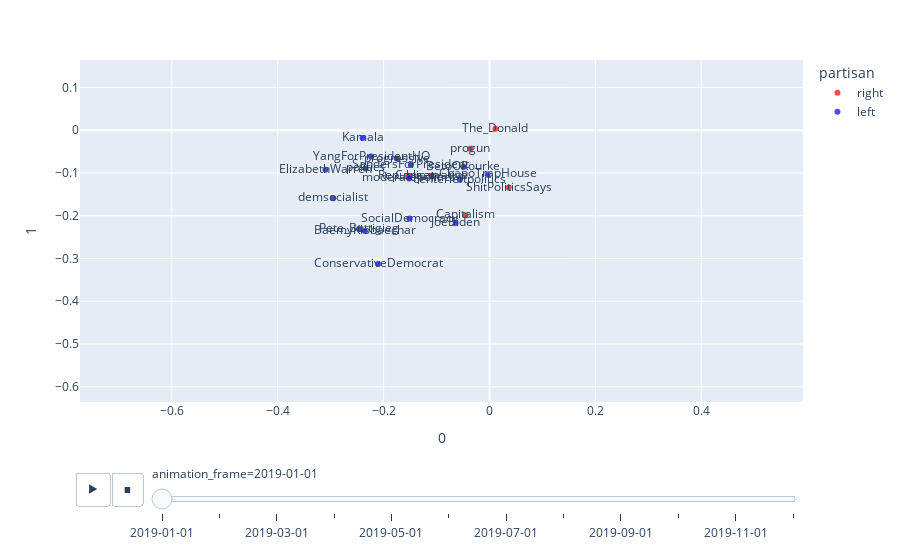

Notebook cell for this chart:
### Code cell
(max_x, max_y), (min_x, min_y) = two_dim[[0,1]].max(axis=0), two_dim[[0,1]].min(axis=0)
args = {
    "x": 0,
    "y": 1,
    "hover_name": "subreddit",
    "text": "subreddit",
    "opacity": 0.7,
    "color": "partisan",
    "animation_frame": two_dim.week.astype(str),
    "animation_group": "subreddit",
    "range_x": [min_x-0.3,max_x+0.5],
    "range_y": [min_y-0.3,min_y+0.5],
    "color_discrete_sequence": ["red","blue"]
}
fig = px.scatter(two_dim,**args)
fig.update_traces(marker=dict(size=12,
                              line=dict(width=2,
                                        color='DarkSlateGrey')),
                  selector=dict(mode='markers'))
fig.write_html("visualizations/temporal/{}_2d_scatter.html".format(TIME_FRAME))
fig.show()

### Figure 1 — Plotly figure (JSON) as saved in the notebook; plotly's stock layout.template omitted (floating-point values rounded to 4 significant figures)
{"data": [{"hovertemplate": "<b>%{hovertext}</b><br><br>partisan=right<br>animation_frame=2019-01-01<br>0=%{x}<br>1=%{y}<br>subreddit=%{text}<extra></extra>", "hovertext": ["Capitalism", "ShitPoliticsSays", "Conservative", "The_Donald", "progun", "Republican"], "ids": ["Capitalism", "ShitPoliticsSays", "Conservative", "The_Donald", "progun", "Republican"], "legendgroup": "right", "marker": {"color": "red", "opacity": 0.7, "symbol": "circle"}, "mode": "markers+text", "name": "right", "orientation": "v", "showlegend": true, "text": ["Capitalism", "ShitPoliticsSays", "Conservative", "The_Donald", "progun", "Republican"], "type": "scatter", "x": [-0.04535, 0.0364, -0.1093, 0.01123, -0.03659, -0.1533], "xaxis": "x", "y": [-0.199, -0.1342, -0.1058, 0.003535, -0.04323, -0.1063], "yaxis": "y"}, {"hovertemplate": "<b>%{hovertext}</b><br><br>partisan=left<br>animation_frame=2019-01-01<br>0=%{x}<br>1=%{y}<br>subreddit=%{text}<extra></extra>", "hovertext": ["JoeBiden", "Kamala", "SocialDemocracy", "BaemyKlobaechar", "demsocialist", "BetoORourke", "ConservativeDemocrat", "progressive", "ElizabethWarren", "moderatepolitics", "SandersForPresident", "centerleftpolitics", "Pete_Buttigieg", "YangForPresidentHQ", "politics", "ChapoTrapHouse"], "ids": ["JoeBiden", "Kamala", "SocialDemocracy", "BaemyKlobaechar", "demsocialist", "BetoORourke", "ConservativeDemocrat", "progressive", "ElizabethWarren", "moderatepolitics", "SandersForPresident", "centerleftpolitics", "Pete_Buttigieg", "YangForPresidentHQ", "politics", "ChapoTrapHouse"], "legendgroup": "left", "marker": {"color": "blue", "opacity": 0.7, "symbol": "circle"}, "mode": "markers+text", "name": "left", "orientation": "v", "showlegend": true, "text": ["JoeBiden", "Kamala", "SocialDemocracy", "BaemyKlobaechar", "demsocialist", "BetoORourke", "ConservativeDemocrat", "progressive", "ElizabethWarren", "moderatepolitics", "SandersForPresident", "centerleftpolitics", "Pete_Buttigieg", "YangForPresidentHQ", "politics", "ChapoTrapHouse"], "type": "scatter", "x": [-0.06396, -0.2396, -0.151, -0.2354, -0.2952, -0.04924, -0.2105, -0.175, -0.3097, -0.1518, -0.1485, -0.05601, -0.2457, -0.2236, -0.234, -0.003615], "xaxis": "x", "y": [-0.217, -0.01835, -0.2066, -0.2357, -0.1592, -0.08615, -0.3127, -0.06633, -0.09256, -0.1126, -0.08115, -0.1158, -0.2309, -0.06141, -0.08934, -0.1034], "yaxis": "y"}], "layout": {"legend": {"title": {"text": "partisan"}, "tracegroupgap": 0}, "margin": {"t": 60}, "sliders": [{"active": 0, "currentvalue": {"prefix": "animation_frame="}, "len": 0.9, "pad": {"b": 10, "t": 60}, "steps": [{"args": [["2019-01-01"], {"frame": {"duration": 0, "redraw": false}, "fromcurrent": true, "mode": "immediate", "transition": {"duration": 0, "easing": "linear"}}], "label": "2019-01-01", "method": "animate"}, {"args": [["2019-02-01"], {"frame": {"duration": 0, "redraw": false}, "fromcurrent": true, "mode": "immediate", "transition": {"duration": 0, "easing": "linear"}}], "label": "2019-02-01", "method": "animate"}, {"args": [["2019-03-01"], {"frame": {"duration": 0, "redraw": false}, "fromcurrent": true, "mode": "immediate", "transition": {"duration": 0, "easing": "linear"}}], "label": "2019-03-01", "method": "animate"}, {"args": [["2019-04-01"], {"frame": {"duration": 0, "redraw": false}, "fromcurrent": true, "mode": "immediate", "transition": {"duration": 0, "easing": "linear"}}], "label": "2019-04-01", "method": "animate"}, {"args": [["2019-05-01"], {"frame": {"duration": 0, "redraw": false}, "fromcurrent": true, "mode": "immediate", "transition": {"duration": 0, "easing": "linear"}}], "label": "2019-05-01", "method": "animate"}, {"args": [["2019-06-01"], {"frame": {"duration": 0, "redraw": false}, "fromcurrent": true, "mode": "immediate", "transition": {"duration": 0, "easing": "linear"}}], "label": "2019-06-01", "method": "animate"}, {"args": [["2019-07-01"], {"frame": {"duration": 0, "redraw": false}, "fromcurrent": true, "mode": "immediate", "transition": {"duration": 0, "easing": "linear"}}], "label": "2019-07-01", "method": "animate"}, {"args": [["2019-08-01"], {"frame": {"duration": 0, "redraw": false}, "fromcurrent": true, "mode": "immediate", "transition": {"duration": 0, "easing": "linear"}}], "label": "2019-08-01", "method": "animate"}, {"args": [["2019-09-01"], {"frame": {"duration": 0, "redraw": false}, "fromcurrent": true, "mode": "immediate", "transition": {"duration": 0, "easing": "linear"}}], "label": "2019-09-01", "method": "animate"}, {"args": [["2019-10-01"], {"frame": {"duration": 0, "redraw": false}, "fromcurrent": true, "mode": "immediate", "transition": {"duration": 0, "easing": "linear"}}], "label": "2019-10-01", "method": "animate"}, {"args": [["2019-11-01"], {"frame": {"duration": 0, "redraw": false}, "fromcurrent": true, "mode": "immediate", "transition": {"duration": 0, "easing": "linear"}}], "label": "2019-11-01", "method": "animate"}, {"args": [["2019-12-01"], {"frame": {"duration": 0, "redraw": false}, "fromcurrent": true, "mode": "immediate", "transition": {"duration": 0, "easing": "linear"}}], "label": "2019-12-01", "method": "animate"}], "x": 0.1, "xanchor": "left", "y": 0, "yanchor": "top"}], "updatemenus": [{"buttons": [{"args": [null, {"frame": {"duration": 500, "redraw": false}, "fromcurrent": true, "mode": "immediate", "transition": {"duration": 500, "easing": "linear"}}], "label": "&#9654;", "method": "animate"}, {"args": [[null], {"frame": {"duration": 0, "redraw": false}, "fromcurrent": true, "mode": "immediate", "transition": {"duration": 0, "easing": "linear"}}], "label": "&#9724;", "method": "animate"}], "direction": "left", "pad": {"r": 10, "t": 70}, "showactive": false, "type": "buttons", "x": 0.1, "xanchor": "right", "y": 0, "yanchor": "top"}], "xaxis": {"anchor": "y", "domain": [0, 1], "range": [-0.7735, 0.5921], "title": {"text": "0"}}, "yaxis": {"anchor": "x", "domain": [0, 1], "range": [-0.6356, 0.1644], "title": {"text": "1"}}}}
